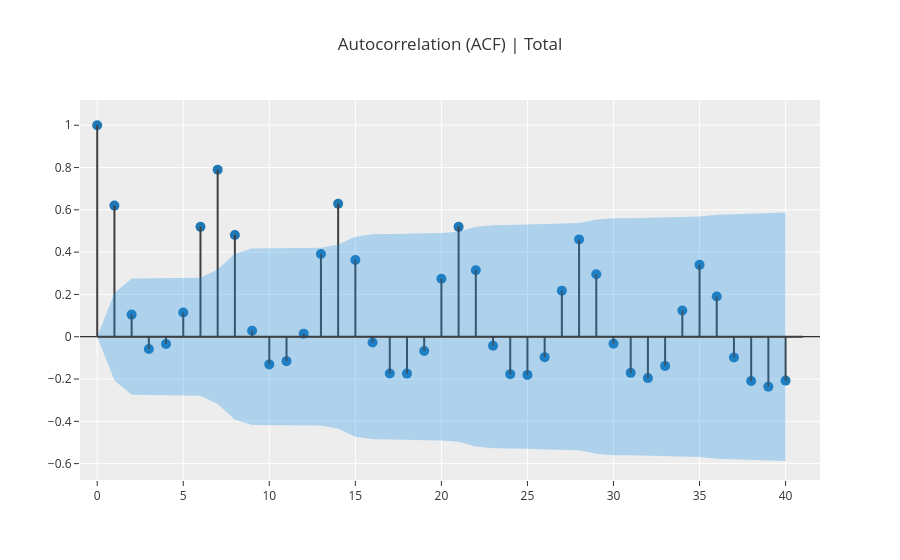

Notebook cell for this chart:
### Code cell
# ACF Plot
plot_model(plot = "acf")

# NOTE: you can customize the plots with kwargs - e.g. number of lags, figure size (width, height), etc
# data_kwargs such as `nlags` are passed to the underlying functon that gets the ACF values
# figure kwargs such as `fig_size` & `fig_template` are passed to plotly and can have any value that plotly accepts
#exp.plot_model(plot="pacf", data_kwargs={'nlags':36, }, fig_kwargs={'fig_size': [800, 500], 'fig_template': 'simple_white'})

### Figure 1 — Plotly figure (JSON) as saved in the notebook; plotly's stock layout.template omitted (floating-point values rounded to 4 significant figures)
{"data": [{"marker": {"color": "#1f77b4", "size": 10}, "mode": "markers", "name": "ACF", "showlegend": false, "type": "scatter", "x": [0, 1, 2, 3, 4, 5, 6, 7, 8, 9, 10, 11, 12, 13, 14, 15, 16, 17, 18, 19, 20, 21, 22, 23, 24, 25, 26, 27, 28, 29, 30, 31, 32, 33, 34, 35, 36, 37, 38, 39, 40], "y": [1, 0.6201, 0.1046, -0.05788, -0.03426, 0.1147, 0.5195, 0.7896, 0.4813, 0.02791, -0.1309, -0.1155, 0.0145, 0.3914, 0.6288, 0.363, -0.027, -0.1742, -0.1743, -0.06729, 0.2742, 0.5196, 0.3144, -0.04235, -0.1769, -0.1805, -0.09659, 0.2175, 0.4603, 0.2955, -0.03312, -0.1708, -0.1957, -0.138, 0.124, 0.3399, 0.1902, -0.09781, -0.2095, -0.236, -0.2075]}, {"line": {"color": "#3f3f3f"}, "mode": "lines", "name": "Lag1", "showlegend": false, "type": "scatter", "x": [0, 0], "y": [0, 1]}, {"line": {"color": "#3f3f3f"}, "mode": "lines", "name": "Lag2", "showlegend": false, "type": "scatter", "x": [1, 1], "y": [0, 0.6201]}, {"line": {"color": "#3f3f3f"}, "mode": "lines", "name": "Lag3", "showlegend": false, "type": "scatter", "x": [2, 2], "y": [0, 0.1046]}, {"line": {"color": "#3f3f3f"}, "mode": "lines", "name": "Lag4", "showlegend": false, "type": "scatter", "x": [3, 3], "y": [0, -0.05788]}, {"line": {"color": "#3f3f3f"}, "mode": "lines", "name": "Lag5", "showlegend": false, "type": "scatter", "x": [4, 4], "y": [0, -0.03426]}, {"line": {"color": "#3f3f3f"}, "mode": "lines", "name": "Lag6", "showlegend": false, "type": "scatter", "x": [5, 5], "y": [0, 0.1147]}, {"line": {"color": "#3f3f3f"}, "mode": "lines", "name": "Lag7", "showlegend": false, "type": "scatter", "x": [6, 6], "y": [0, 0.5195]}, {"line": {"color": "#3f3f3f"}, "mode": "lines", "name": "Lag8", "showlegend": false, "type": "scatter", "x": [7, 7], "y": [0, 0.7896]}, {"line": {"color": "#3f3f3f"}, "mode": "lines", "name": "Lag9", "showlegend": false, "type": "scatter", "x": [8, 8], "y": [0, 0.4813]}, {"line": {"color": "#3f3f3f"}, "mode": "lines", "name": "Lag10", "showlegend": false, "type": "scatter", "x": [9, 9], "y": [0, 0.02791]}, {"line": {"color": "#3f3f3f"}, "mode": "lines", "name": "Lag11", "showlegend": false, "type": "scatter", "x": [10, 10], "y": [0, -0.1309]}, {"line": {"color": "#3f3f3f"}, "mode": "lines", "name": "Lag12", "showlegend": false, "type": "scatter", "x": [11, 11], "y": [0, -0.1155]}, {"line": {"color": "#3f3f3f"}, "mode": "lines", "name": "Lag13", "showlegend": false, "type": "scatter", "x": [12, 12], "y": [0, 0.0145]}, {"line": {"color": "#3f3f3f"}, "mode": "lines", "name": "Lag14", "showlegend": false, "type": "scatter", "x": [13, 13], "y": [0, 0.3914]}, {"line": {"color": "#3f3f3f"}, "mode": "lines", "name": "Lag15", "showlegend": false, "type": "scatter", "x": [14, 14], "y": [0, 0.6288]}, {"line": {"color": "#3f3f3f"}, "mode": "lines", "name": "Lag16", "showlegend": false, "type": "scatter", "x": [15, 15], "y": [0, 0.363]}, {"line": {"color": "#3f3f3f"}, "mode": "lines", "name": "Lag17", "showlegend": false, "type": "scatter", "x": [16, 16], "y": [0, -0.027]}, {"line": {"color": "#3f3f3f"}, "mode": "lines", "name": "Lag18", "showlegend": false, "type": "scatter", "x": [17, 17], "y": [0, -0.1742]}, {"line": {"color": "#3f3f3f"}, "mode": "lines", "name": "Lag19", "showlegend": false, "type": "scatter", "x": [18, 18], "y": [0, -0.1743]}, {"line": {"color": "#3f3f3f"}, "mode": "lines", "name": "Lag20", "showlegend": false, "type": "scatter", "x": [19, 19], "y": [0, -0.06729]}, {"line": {"color": "#3f3f3f"}, "mode": "lines", "name": "Lag21", "showlegend": false, "type": "scatter", "x": [20, 20], "y": [0, 0.2742]}, {"line": {"color": "#3f3f3f"}, "mode": "lines", "name": "Lag22", "showlegend": false, "type": "scatter", "x": [21, 21], "y": [0, 0.5196]}, {"line": {"color": "#3f3f3f"}, "mode": "lines", "name": "Lag23", "showlegend": false, "type": "scatter", "x": [22, 22], "y": [0, 0.3144]}, {"line": {"color": "#3f3f3f"}, "mode": "lines", "name": "Lag24", "showlegend": false, "type": "scatter", "x": [23, 23], "y": [0, -0.04235]}, {"line": {"color": "#3f3f3f"}, "mode": "lines", "name": "Lag25", "showlegend": false, "type": "scatter", "x": [24, 24], "y": [0, -0.1769]}, {"line": {"color": "#3f3f3f"}, "mode": "lines", "name": "Lag26", "showlegend": false, "type": "scatter", "x": [25, 25], "y": [0, -0.1805]}, {"line": {"color": "#3f3f3f"}, "mode": "lines", "name": "Lag27", "showlegend": false, "type": "scatter", "x": [26, 26], "y": [0, -0.09659]}, {"line": {"color": "#3f3f3f"}, "mode": "lines", "name": "Lag28", "showlegend": false, "type": "scatter", "x": [27, 27], "y": [0, 0.2175]}, {"line": {"color": "#3f3f3f"}, "mode": "lines", "name": "Lag29", "showlegend": false, "type": "scatter", "x": [28, 28], "y": [0, 0.4603]}, {"line": {"color": "#3f3f3f"}, "mode": "lines", "name": "Lag30", "showlegend": false, "type": "scatter", "x": [29, 29], "y": [0, 0.2955]}, {"line": {"color": "#3f3f3f"}, "mode": "lines", "name": "Lag31", "showlegend": false, "type": "scatter", "x": [30, 30], "y": [0, -0.03312]}, {"line": {"color": "#3f3f3f"}, "mode": "lines", "name": "Lag32", "showlegend": false, "type": "scatter", "x": [31, 31], "y": [0, -0.1708]}, {"line": {"color": "#3f3f3f"}, "mode": "lines", "name": "Lag33", "showlegend": false, "type": "scatter", "x": [32, 32], "y": [0, -0.1957]}, {"line": {"color": "#3f3f3f"}, "mode": "lines", "name": "Lag34", "showlegend": false, "type": "scatter", "x": [33, 33], "y": [0, -0.138]}, {"line": {"color": "#3f3f3f"}, "mode": "lines", "name": "Lag35", "showlegend": false, "type": "scatter", "x": [34, 34], "y": [0, 0.124]}, {"line": {"color": "#3f3f3f"}, "mode": "lines", "name": "Lag36", "showlegend": false, "type": "scatter", "x": [35, 35], "y": [0, 0.3399]}, {"line": {"color": "#3f3f3f"}, "mode": "lines", "name": "Lag37", "showlegend": false, "type": "scatter", "x": [36, 36], "y": [0, 0.1902]}, {"line": {"color": "#3f3f3f"}, "mode": "lines", "name": "Lag38", "showlegend": false, "type": "scatter", "x": [37, 37], "y": [0, -0.09781]}, {"line": {"color": "#3f3f3f"}, "mode": "lines", "name": "Lag39", "showlegend": false, "type": "scatter", "x": [38, 38], "y": [0, -0.2095]}, {"line": {"color": "#3f3f3f"}, "mode": "lines", "name": "Lag40", "showlegend": false, "type": "scatter", "x": [39, 39], "y": [0, -0.236]}, {"line": {"color": "#3f3f3f"}, "mode": "lines", "name": "Lag41", "showlegend": false, "type": "scatter", "x": [40, 40], "y": [0, -0.2075]}, {"line": {"color": "rgba(255,255,255,0)"}, "mode": "lines", "name": "UC", "showlegend": false, "type": "scatter", "x": [0, 1, 2, 3, 4, 5, 6, 7, 8, 9, 10, 11, 12, 13, 14, 15, 16, 17, 18, 19, 20, 21, 22, 23, 24, 25, 26, 27, 28, 29, 30, 31, 32, 33, 34, 35, 36, 37, 38, 39, 40], "y": [0, 0.2066, 0.2748, 0.2765, 0.277, 0.2772, 0.2792, 0.3178, 0.3927, 0.4171, 0.4172, 0.4189, 0.4203, 0.4203, 0.4356, 0.4728, 0.4845, 0.4846, 0.4872, 0.4899, 0.4903, 0.4968, 0.5195, 0.5275, 0.5277, 0.5302, 0.5328, 0.5336, 0.5373, 0.5539, 0.5606, 0.5607, 0.5629, 0.5658, 0.5672, 0.5684, 0.577, 0.5797, 0.5804, 0.5836, 0.5876]}, {"fill": "tonexty", "fillcolor": "rgba(32, 146, 230,0.3)", "line": {"color": "rgba(255,255,255,0)"}, "mode": "lines", "name": "LC", "showlegend": false, "type": "scatter", "x": [0, 1, 2, 3, 4, 5, 6, 7, 8, 9, 10, 11, 12, 13, 14, 15, 16, 17, 18, 19, 20, 21, 22, 23, 24, 25, 26, 27, 28, 29, 30, 31, 32, 33, 34, 35, 36, 37, 38, 39, 40], "y": [0, -0.2066, -0.2748, -0.2765, -0.277, -0.2772, -0.2792, -0.3178, -0.3927, -0.4171, -0.4172, -0.4189, -0.4203, -0.4203, -0.4356, -0.4728, -0.4845, -0.4846, -0.4872, -0.4899, -0.4903, -0.4968, -0.5195, -0.5275, -0.5277, -0.5302, -0.5328, -0.5336, -0.5373, -0.5539, -0.5606, -0.5607, -0.5629, -0.5658, -0.5672, -0.5684, -0.577, -0.5797, -0.5804, -0.5836, -0.5876]}, {"line": {"color": "#3f3f3f"}, "mode": "lines", "name": "", "showlegend": false, "type": "scatter", "x": [0, 41], "y": [0, 0]}], "layout": {"autosize": true, "title": {"text": "Autocorrelation (ACF) | Total"}, "xaxis": {"range": [-1, 42], "type": "linear"}, "yaxis": {"autorange": true, "range": [-0.6794, 1.155], "type": "linear", "zerolinecolor": "#000000"}}}
